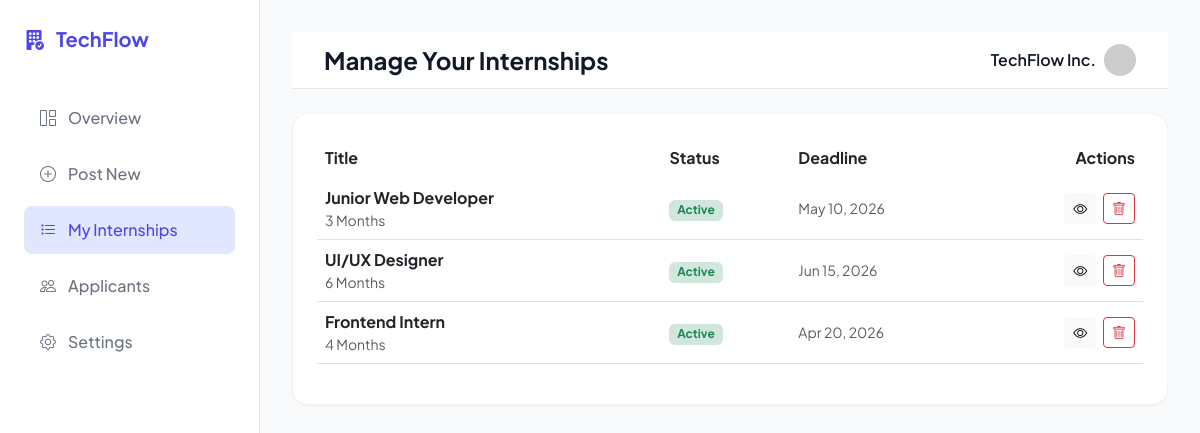
/manage_internships.php (signed in), run on the app's committed database.
### tables this page shows
CREATE TABLE IF NOT EXISTS internships (
    id INT AUTO_INCREMENT PRIMARY KEY,
    company_id INT,
    title VARCHAR(255) NOT NULL,
    description TEXT NOT NULL,
    requirements TEXT,  
    duration VARCHAR(100),
    deadline DATE,
    company_name VARCHAR(255),
    status ENUM('Active', 'Expired') DEFAULT 'Active',
    created_at TIMESTAMP DEFAULT CURRENT_TIMESTAMP,
    FOREIGN KEY (company_id) REFERENCES users(id) ON DELETE CASCADE
);

### manage_internships.php (the view, shortened to what this page needs)
<?php
require 'includes/db.php';
$company_id = $_SESSION['user_id'];
$company_name = $_SESSION['company_name'] ?? $_SESSION['name'];
$stmt = $pdo->prepare("SELECT * FROM internships WHERE company_id = ? ORDER BY created_at DESC");
$stmt->execute([$company_id]);
$internships = $stmt->fetchAll();
?>
<!DOCTYPE html>
<html lang="en">
<head>
    <link href="https://cdn.jsdelivr.net/npm/bootstrap@5.3.0/dist/css/bootstrap.min.css" rel="stylesheet">
    <link rel="stylesheet" href="assets/css/saas-style.css">
    <link rel="stylesheet" href="https://cdn.jsdelivr.net/npm/bootstrap-icons@1.11.1/font/bootstrap-icons.css">
</head>
<body>
<div class="dashboard-wrapper">
    <aside class="sidebar">
        <div class="sidebar-logo">
            <i class="bi bi-building-fill-check"></i> TechFlow
        </div>
        <nav class="d-flex flex-column h-100">
            <a href="company_dashboard.php" class="nav-item"><i class="bi bi-grid-1x2"></i> Overview</a>
            <a href="post_internship.php" class="nav-item"><i class="bi bi-plus-circle"></i> Post New</a>
            <a href="manage_internships.php" class="nav-item active"><i class="bi bi-list-task"></i> My Internships</a>
            <a href="all_applications.php" class="nav-item"><i class="bi bi-people"></i> Applicants</a>
            <a href="settings.php" class="nav-item"><i class="bi bi-gear"></i> Settings</a>
        </nav>
    </aside>
    <main class="main-content">
        <header class="top-navbar mb-4">
            <h4 class="mb-0 fw-bold me-auto">Manage Your Internships</h4>
            <div class="d-flex align-items-center gap-2">
                <span class="fw-semibold"><?php echo htmlspecialchars($company_name); ?></span>
                <img src="https://ui-avatars.com/api/?name=<?php echo urlencode($company_name); ?>&background=10b981&color=fff" class="rounded-circle" width="32">
            </div>
        </header>
        <div class="glass-card">
            <?php if (empty($internships)): ?>
                <div class="text-center py-5">
                    <i class="bi bi-file-earmark-plus fs-1 text-muted"></i>
                    <p class="text-muted mt-3">You haven't posted any internships yet.</p>
                    <a href="post_internship.php" class="btn-indigo text-decoration-none mt-2">Post Your First Internship</a>
                </div>
            <?php else: ?>
                <div class="table-responsive">
                    <table class="table table-hover align-middle">
                        <thead class="bg-light">
                            <tr>
                                <th class="border-0">Title</th>
                                <th class="border-0">Status</th>
                                <th class="border-0">Deadline</th>
                                <th class="border-0 text-end">Actions</th>
                            </tr>
                        </thead>
                        <tbody>
                            <?php foreach ($internships as $intern): ?>
                                <tr>
                                    <td>
                                        <div class="fw-bold"><?php echo htmlspecialchars($intern['title']); ?></div>
                                        <div class="small text-muted"><?php echo $intern['duration']; ?></div>
                                    </td>
                                    <td>
                                        <?php if ($intern['status'] == 'Active'): ?>
                                            <span class="badge bg-success-subtle text-success border-0">Active</span>
                                        <?php else: ?>
                                            <span class="badge bg-danger-subtle text-danger border-0">Expired</span>
                                        <?php endif; ?>
                                    </td>
                                    <td class="small text-muted"><?php echo date('M d, Y', strtotime($intern['deadline'])); ?></td>
                                    <td class="text-end">
                                        <a href="internship_details.php?id=<?php echo $intern['id']; ?>" class="btn btn-sm btn-light me-1"><i class="bi bi-eye"></i></a>
                                        <a href="manage_internships.php?delete=<?php echo $intern['id']; ?>" class="btn btn-sm btn-outline-danger" onclick="return confirm('Are you sure you want to delete this?')"><i class="bi bi-trash"></i></a>
                                    </td>
                                </tr>
                            <?php endforeach; ?>
                        </tbody>
                    </table>
                </div>
            <?php endif; ?>
        </div>
    </main>
</div>
</body>
</html>

### assets/css/saas-style.css (style rules this page uses)
:root { --primary: #4f46e5; --primary-light: #e0e7ff; --secondary: #10b981; --bg-light: #f9fafb; --bg-white: #ffffff; --text-dark: #111827; --text-muted: #6b7280; --sidebar-width: 260px; --transition: all 0.3s cubic-bezier(0.4, 0, 0.2, 1); --shadow-sm: 0 1px 2px 0 rgb(0 0 0 / 0.05); --shadow-md: 0 4px 6px -1px rgb(0 0 0 / 0.1), 0 2px 4px -2px rgb(0 0 0 / 0.1); }
body { font-family: 'Plus Jakarta Sans', sans-serif; background-color: var(--bg-light); color: var(--text-dark); overflow-x: hidden; }
.dashboard-wrapper { display: flex; min-height: 100vh; }
.sidebar { width: var(--sidebar-width); background: var(--bg-white); border-right: 1px solid #e5e7eb; padding: 1.5rem; position: fixed; height: 100vh; z-index: 50; transition: var(--transition); }
.sidebar-logo { font-size: 1.25rem; font-weight: 700; color: var(--primary); display: flex; align-items: center; gap: 0.75rem; margin-bottom: 2.5rem; }
.nav-item { display: flex; align-items: center; gap: 0.75rem; padding: 0.75rem 1rem; border-radius: 0.5rem; color: var(--text-muted); text-decoration: none; font-weight: 500; margin-bottom: 0.5rem; transition: var(--transition); }
.nav-item:hover, .nav-item.active { background: var(--primary-light); color: var(--primary); }
.main-content { margin-left: var(--sidebar-width); flex: 1; padding: 2rem; }
.top-navbar { background: var(--bg-white); padding: 0.75rem 2rem; border-bottom: 1px solid #e5e7eb; display: flex; justify-content: flex-end; align-items: center; gap: 1.5rem; position: sticky; top: 0; z-index: 40; }
.glass-card { background: var(--bg-white); border-radius: 1rem; border: 1px solid #f3f4f6; padding: 1.5rem; box-shadow: var(--shadow-sm); transition: var(--transition); }

### data on the page
internships: title "Junior Web Developer", duration "3 Months", status "Active", deadline "May 10, 2026"
internships: title "UI/UX Designer", duration "6 Months", status "Active", deadline "Jun 15, 2026"
internships: title "Frontend Intern", duration "4 Months", status "Active", deadline "Apr 20, 2026"

### other printed values
$company_name "TechFlow Inc."
